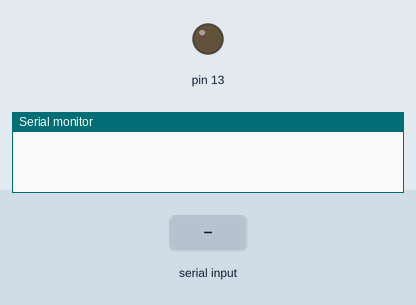
The sketch below on a simulated Arduino Uno, built with avr-gcc and run on an emulated ATmega328P. On the bench: output pins drawn as LEDs (lit = HIGH), the last lines printed to the serial monitor. The inputs (shaded band) are chosen by the test bench.

Above: at 1.2 s.
1.3 s: "binaryCode,1\n" received over Serial
At 3.0 s:
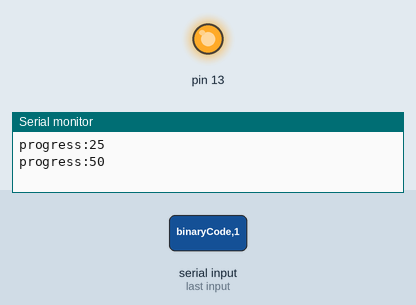
4.3 s: "binaryCode,150\n" received over Serial
At 7.0 s:
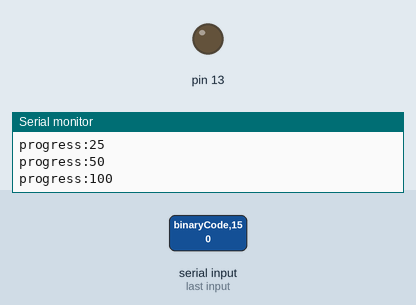
7.3 s: "pulseLength,1\n" received over Serial
At 9.0 s:
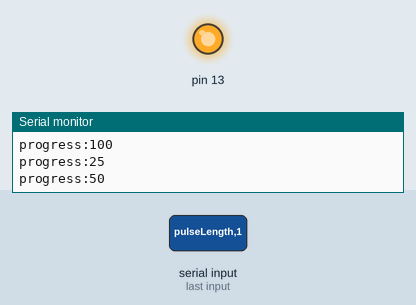
Timing chart, 0 to 10.8 s (numbered marks = the images above; inputs shaded):
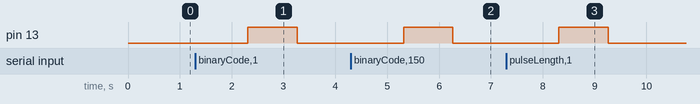

The sketch:

RfProjectArduinoCode.ino
```cpp
/*
 ********************************************************************************************************
 *********************************** ARDUINO RF TRANSMITTER *********************************************
 ********************************************************************************************************
 *
 *  This sketch turns Arduino into a PC controlled RF transmitter
 *
 *  When new serial data arrives, it'll put into a input char array.
 *  After that it'll loop through all parameters inside input array,
 *  separated by specified separator(&). Each key and value pairs will be
 *  extracted and registered separately.
 *  Finally based on serial input, all the transmission parameters are set
 *  and binary code will be transmitted.
 *
 *
 *  Sample serial inputs for testing purposes:
 *
 *  binaryCode:a&pulseLength:b&rfTransmitPin:c&rfType:2&repeatIterations:5
 *  binaryCode:10101010101001100101&pulseLength:34434&rfTransmitPin:342342&rfType:2&repeatIterations:5
 *  binaryCode:10101010101003838300400000000000000110010101010110101010101010101101101&pulseLength:34434&rfTransmitPin:342342&rfType:2&repeatIterations:50
 *  binaryCode:010101010010010010001100&pulseLength:321&rfTransmitPin:10&rfType:1&repeatIterations:5
 *
 *  IMPORTANT :
 *  Uncomment serial print lines in the code to verify input parameters.
 *  Use baud rate 9600.
 *
 *  Created 2 December 2016
 *  by Pumudu Ruhunage
 *
 */


#include <RCSwitch.h>

// Calculated based on max serial input size expected for one command
#define INPUT_SIZE 150

RCSwitch mySwitch = RCSwitch();
char* binaryCode;
char* pulseLength;
char* rfTransmitPin;
char* rfProtocolType;
char* repeatIterations;

void setup()
{
  // Initialize serial:
  Serial.begin(9600);
  pinMode(13, OUTPUT);

  // Flush serial buffer
  serialFlush();
}

void loop()
{
  if (Serial.available())
  {
    // Get next command from Serial (add one for final character, 0)
    char input[INPUT_SIZE + 1];
    byte size = Serial.readBytes(input, INPUT_SIZE);
    // Add the final 0 to end the input string
    input[size] = 0;

    // Read each command pair
    char* command = strtok(input, "&");

    // This while loop will loop through all key value command pairs and
    // map them to corrosponding variable
    while (command != 0)
    {
      // Split the command in two values
      char* separator = strchr(command, ':');
      if (separator != 0)
      {
        // Split the string in 2: replace ':' with 0
        *separator = 0;
        ++separator;

        String cmd = command;

        // Map variables to parameters based on receiving input
        if (cmd.equals("binaryCode"))
        {
          binaryCode = separator;
        }
        if (cmd.equals("pulseLength"))
        {
          pulseLength = separator;
        }
        if (cmd.equals("rfTransmitPin"))
        {
          rfTransmitPin = separator;
        }
        if (cmd.equals("rfType"))
        {
          rfProtocolType = separator;
        }
        if (cmd.equals("repeatIterations"))
        {
          repeatIterations = separator;
        }
      }
      // Find the next command in input string
      command = strtok(0, "&");
    }

    // Report progress
    Serial.println("progress:25");

    // Finally, parameters registered to rcSwitch based on received inputs.
    int tempInt = 0;
    // temp int variable to hold required parameters
    tempInt = atoi(rfTransmitPin);
    // Serial.println(tempInt);
    // set connected to Arduino Pin to transmitter
    mySwitch.enableTransmit(tempInt);

    tempInt = atoi(pulseLength);
    // Serial.println(tempInt);
    // Optional set pulse length.
    mySwitch.setPulseLength(tempInt);

    tempInt = atoi(rfProtocolType);
    // Serial.println(tempInt);
    // set protocol.
    mySwitch.setProtocol(tempInt);

    tempInt = atoi(repeatIterations);
    // Serial.println(tempInt);
    // set number of transmission repetitions.
    mySwitch.setRepeatTransmit(tempInt);

    digitalWrite(13, HIGH);
    delay(500);

    // Report progress
    Serial.println("progress:50");

    //Finally, transmit the code
    mySwitch.send(binaryCode);
    digitalWrite(13, LOW);

    // Report progress
    Serial.println("progress:100");
  }
}


// Flush data from serial buffer
void serialFlush() {
  while (Serial.available() > 0) {
    char t = Serial.read();
  }
}
```

Measured:
- after the input at 1.3 s, pin 13: LOW → HIGH after 1.0 s, → LOW 0.95 s later
- after the input at 4.3 s, pin 13: LOW → HIGH after 1.0 s, → LOW 0.95 s later
- after the input at 7.3 s, pin 13: LOW → HIGH after 1.0 s, → LOW 0.95 s later
